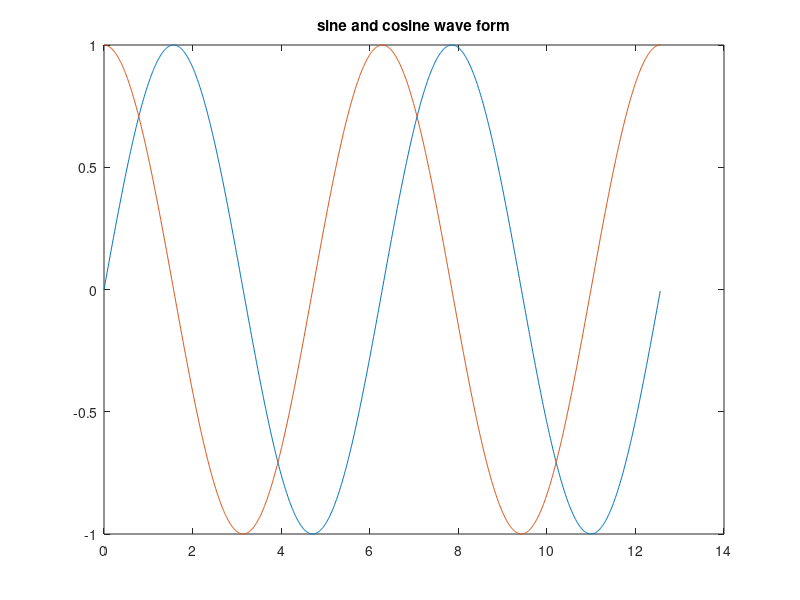

Write the MATLAB code that produced this figure.
a=0:0.01:4*pi;
b=sin(a);
c=cos(a);
xlabel('time');
ylabel('amplitude4');
plot(a,b,a,c);
title('sine and cosine wave form');
